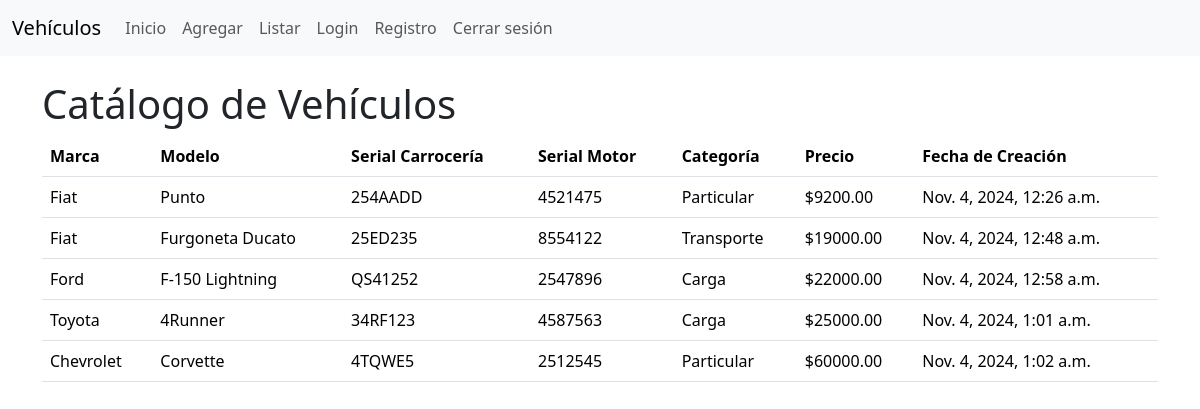
The page / on the database its author committed.
### vehiculo/models.py (models this page shows, shortened)
class Vehiculo(models.Model):
    MARCAS = [
        ('Fiat', 'Fiat'),
        ('Chevrolet', 'Chevrolet'),
        ('Ford', 'Ford'),
        ('Toyota', 'Toyota'),
    ]
    CATEGORIAS = [
        ('Particular', 'Particular'),
        ('Transporte', 'Transporte'),
        ('Carga', 'Carga'),
    ]
    marca = models.CharField(max_length=20, choices=MARCAS, default='Ford')
    modelo = models.CharField(max_length=100)
    serial_carroceria = models.CharField(max_length=50)
    serial_motor = models.CharField(max_length=50)
    categoria = models.CharField(max_length=20, choices=CATEGORIAS, default='Particular')
    precio = models.DecimalField(max_digits=10, decimal_places=2)
    fecha_creacion = models.DateTimeField(auto_now_add=True)
    fecha_modificacion = models.DateTimeField(auto_now=True)
    condicion_precio = models.CharField(max_length=10, blank=True, editable=False)  # Nuevo campo, solo para lectura

### vehiculo/views.py (the view)
# urls.py: path('', views.index, name='index'),
def index(request):
    vehiculos = Vehiculo.objects.all()  # Obtén todos los vehículos
    return render(request, 'vehiculo/index.html', {'vehiculos': vehiculos})

### vehiculo/templates/vehiculo/index.html (shortened to what this page needs)
{% extends 'vehiculo/base.html' %}
{% block content %}
<h1>Catálogo de Vehículos</h1>
<table class="table">
    <thead>
        <tr>
            <th>Marca</th>
            <th>Modelo</th>
            <th>Serial Carrocería</th>
            <th>Serial Motor</th>
            <th>Categoría</th>
            <th>Precio</th>
            <th>Fecha de Creación</th>
        </tr>
    </thead>
    <tbody>
        {% for vehiculo in vehiculos %}
            <tr>
                <td>{{ vehiculo.marca }}</td>
                <td>{{ vehiculo.modelo }}</td>
                <td>{{ vehiculo.serial_carroceria }}</td>
                <td>{{ vehiculo.serial_motor }}</td>
                <td>{{ vehiculo.categoria }}</td>
                <td>${{ vehiculo.precio }}</td>
                <td>{{ vehiculo.fecha_creacion }}</td>
            </tr>
        {% empty %}
            <tr>
                <td colspan="7">No hay vehículos disponibles.</td>
            </tr>
        {% endfor %}
    </tbody>
</table>
{% endblock content %}

### vehiculo/templates/vehiculo/base.html (shortened to what this page needs)
<!DOCTYPE html>
<html lang="en">
<head>
    <link href="https://cdn.jsdelivr.net/npm/bootstrap@5.3.3/dist/css/bootstrap.min.css" rel="stylesheet">
</head>
<body>
<nav class="navbar navbar-expand-lg navbar-light bg-light">
    <div class="container-fluid">
        <a class="navbar-brand" href="{% url 'vehiculos' %}">Vehículos</a>
        <div class="collapse navbar-collapse" id="navbarNav">
            <ul class="navbar-nav">
                <li class="nav-item">
                    <a class="nav-link" href="{% url 'index' %}">Inicio</a>
                </li>
                <li class="nav-item">
                    <a class="nav-link" href="{% url 'add_vehiculo' %}">Agregar</a>
                </li>
                <li class="nav-item">
                    <a class="nav-link" href="{% url 'listar' %}">Listar</a>
                </li>
                <li class="nav-item">
                    <a class="nav-link" href="{% url 'login' %}">Login</a>
                </li>
                <li class="nav-item">
                    <a class="nav-link" href="{% url 'registro' %}">Registro</a>
                </li>
                <ul class="navbar-nav ms-auto">
                    <li class="nav-item">
                        <a class="nav-link" href="{% url 'vehiculos' %}">Cerrar sesión</a>
                    </li>
                </ul>
            </ul>
        </div>
    </div>
</nav>
<div class="container mt-4">
    {% block content %}{% endblock %}
</div>
</body>
</html>

### rows shown on the page
Vehiculo: marca "Fiat", modelo "Punto", serial_carroceria "254AADD", serial_motor "4521475", categoria "Particular", precio "9200.00", fecha_creacion "Nov. 4, 2024, 12:26 a.m."
Vehiculo: marca "Fiat", modelo "Furgoneta Ducato", serial_carroceria "25ED235", serial_motor "8554122", categoria "Transporte", precio "19000.00", fecha_creacion "Nov. 4, 2024, 12:48 a.m."
Vehiculo: marca "Ford", modelo "F-150 Lightning", serial_carroceria "QS41252", serial_motor "2547896", categoria "Carga", precio "22000.00", fecha_creacion "Nov. 4, 2024, 12:58 a.m."
Vehiculo: marca "Toyota", modelo "4Runner", serial_carroceria "34RF123", serial_motor "4587563", categoria "Carga", precio "25000.00", fecha_creacion "Nov. 4, 2024, 1:01 a.m."
Vehiculo: marca "Chevrolet", modelo "Corvette", serial_carroceria "4TQWE5", serial_motor "2512545", categoria "Particular", precio "60000.00", fecha_creacion "Nov. 4, 2024, 1:02 a.m."
